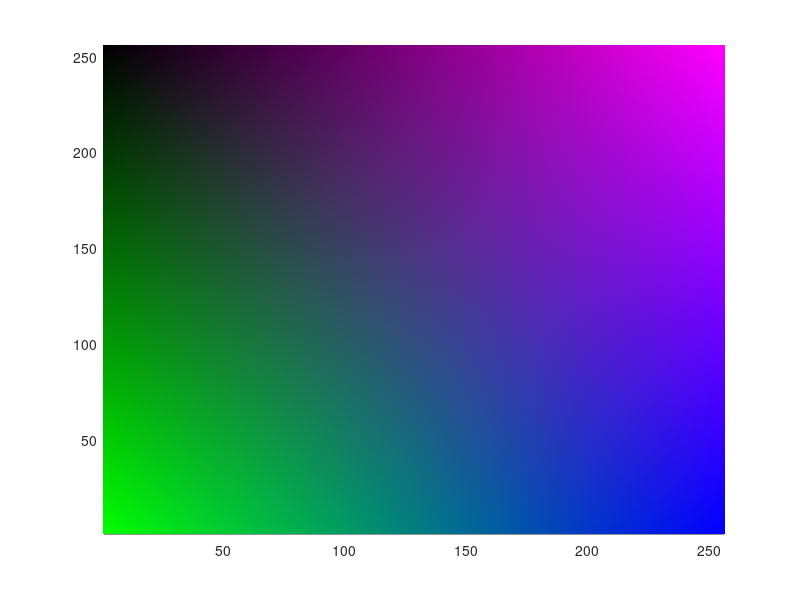

Write MATLAB code to recreate this figure. (Note: this script raises an error after producing the figure.)
x = linspace(0,1,256);
red = x'*x;
green = (fliplr(x)')*fliplr(x);
blue = ones(256,1)*x;
k(:,:,1) = red;
k(:,:,2) = green;
k(:,:,3) = blue;
xdata = [1,256];
ydata = [1,256];
a = gca;
set(a,'xlim',[1,256]);
set(a,'xlimmode','manual');
set(a,'ylim',[1,256]);
set(a,'ylimmode','manual');
h = image('cdata',k,'xdata',xdata,'ydata',ydata,'parent',a);
set(a,'children',[get(a,'children'),h]);
